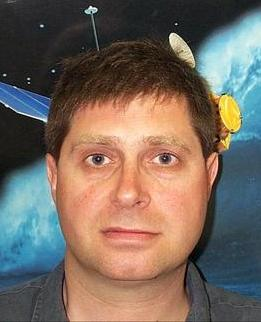
#> input picture samples/4.jpg, 261 x 322 px, found by its file name
$ python Blur.py
#> lines starting #> are read from the running program, lines starting #| are printed output that depends on the picture
# -*- coding: utf-8 -*-
"""
Created on Wed Feb  6 16:02:41 2019

@author: Quanfita
"""
import cv2
import numpy as np
import numpy.matlib as nm
import math

# [46 lines left out: function genaratePsf, not called in this run]

def GaussianBlur(img,ksize=5,sigma=15):
    tmp = cv2.GaussianBlur(img,(ksize,ksize),sigma)
    return tmp

# [4 lines left out: function MotionBlur, not called in this run]

def Blur(img,ksize=5):
    tmp = cv2.blur(img,(ksize,ksize))
    return tmp

# [45 lines left out: functions BlurMore, RadialBlur, not called in this run]

def SmartBlur(img,c=100,s=5):
    tmp = cv2.bilateralFilter(src=img, d=0, sigmaColor=c, sigmaSpace=s)
    return tmp

if __name__ == '__main__':
    img = cv2.imread('F:\\SmartSeed\\samples\\4.jpg')
#> img is the input picture: shape (322, 261, 3); mean B, G, R 94.7, 104.8, 118.8
    # [4 lines of commented-out code are left out]
    SB = SmartBlur(img)
#> in SmartBlur, `tmp = cv2.bilateralFilter(src=img, d=0, sigmaColor=c, sigmaSpace=s)`:
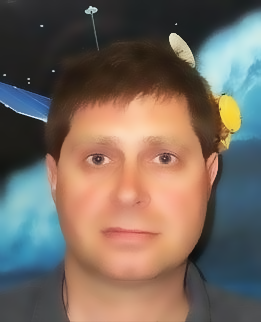
#> tmp: shape (322, 261, 3); mean B, G, R 94.8, 104.9, 118.9
    # [4 lines of commented-out code are left out]
    cv2.imwrite('../tmp/SB.jpg',SB)
